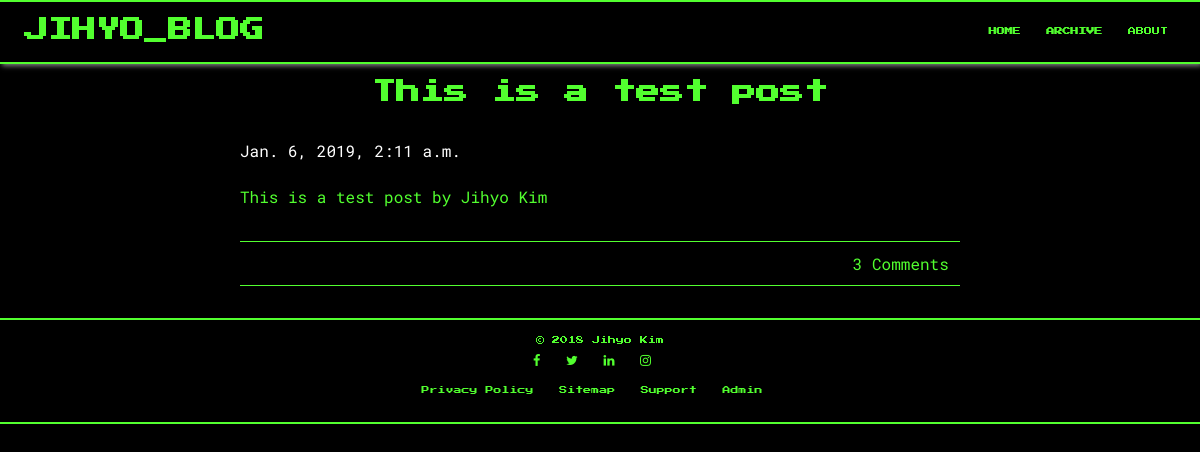
/1/, run on the app's committed database.
### blog/models.py (models this page shows, shortened)
class Post(models.Model):
    title = models.CharField(max_length=100)
    pub_date = models.DateTimeField('date published', default=timezone.now)
    tag = models.ForeignKey('Tag', null=True, blank=True, on_delete=models.CASCADE)
    thumbnail = models.FileField(null=True, blank=True)
    content = models.TextField()

### blog/views.py (the view)
# urls.py: path('<int:post_id>/', views.detail, name='detail'),
def detail(request, post_id):
    context = {
        'post': Post.objects.get(pk=post_id),
        'all_comments':  Comment.objects.filter(post=Post.objects.get(pk=post_id)).order_by('-pub_date'),
        'len_of_comments': len(Comment.objects.filter(post=Post.objects.get(pk=post_id))),
    }
    return render(request, 'blog/view_article.html', context=context)

### blog/templates/blog/view_article.html (shortened to what this page needs)
{% extends 'blog/main_page.html' %}
{% load static %}
{% block content %}
<div id="main-body">
{% block css %}
<link rel="stylesheet" href="{% static 'blog/css/view_article.css' %}">
{% endblock %}
    <div id="title">
        {{ post.title }}
    </div>
    <div id="pub-date">
        {{ post.pub_date }}
    </div>
    <div id="contents">
        {{ post.content }}
    </div>
    <div id="view-comment"><span>{{ len_of_comments }} Comment{{ len_of_comments|pluralize }}</span></div>
</div>
{% endblock %}

### blog/static/blog/css/main_page_style.css (style rules this page uses)
* { margin: 0; padding: 0; font-family: 'Roboto Mono', monospace; color: rgb(82, 255, 47); }
body { background-color: black; }
#main-body { width: 80%; max-width: 60em; margin: 0 auto; margin-top: 5em; }

### blog/static/blog/css/view_article.css (style rules this page uses)
#main-body { width: 90%; max-width: 45em; margin: 0 auto; margin-top: 5em; margin-bottom: 2em; }
#title { font-family: 'Press Start 2P', cursive; font-size: 1.5em; font-weight: bold; text-align: center; margin-bottom: 1.5em; margin-top: 1.5em; }
#pub-date { color: white; }
#contents { line-height: 150%; margin-top: 1.5em; font-size: 1em; }
#view-comment { border-top: 1px solid rgb(82, 255, 47); border-bottom: 1px solid rgb(82, 255, 47); padding: .7em; text-align: right; margin-top: 2em; }

### data on the page
Post: title "This is a test post", pub_date "Jan. 6, 2019, 2:11 a.m.", content "This is a test post by Jihyo Kim"

### other printed values
{{ len_of_comments }} "3"
